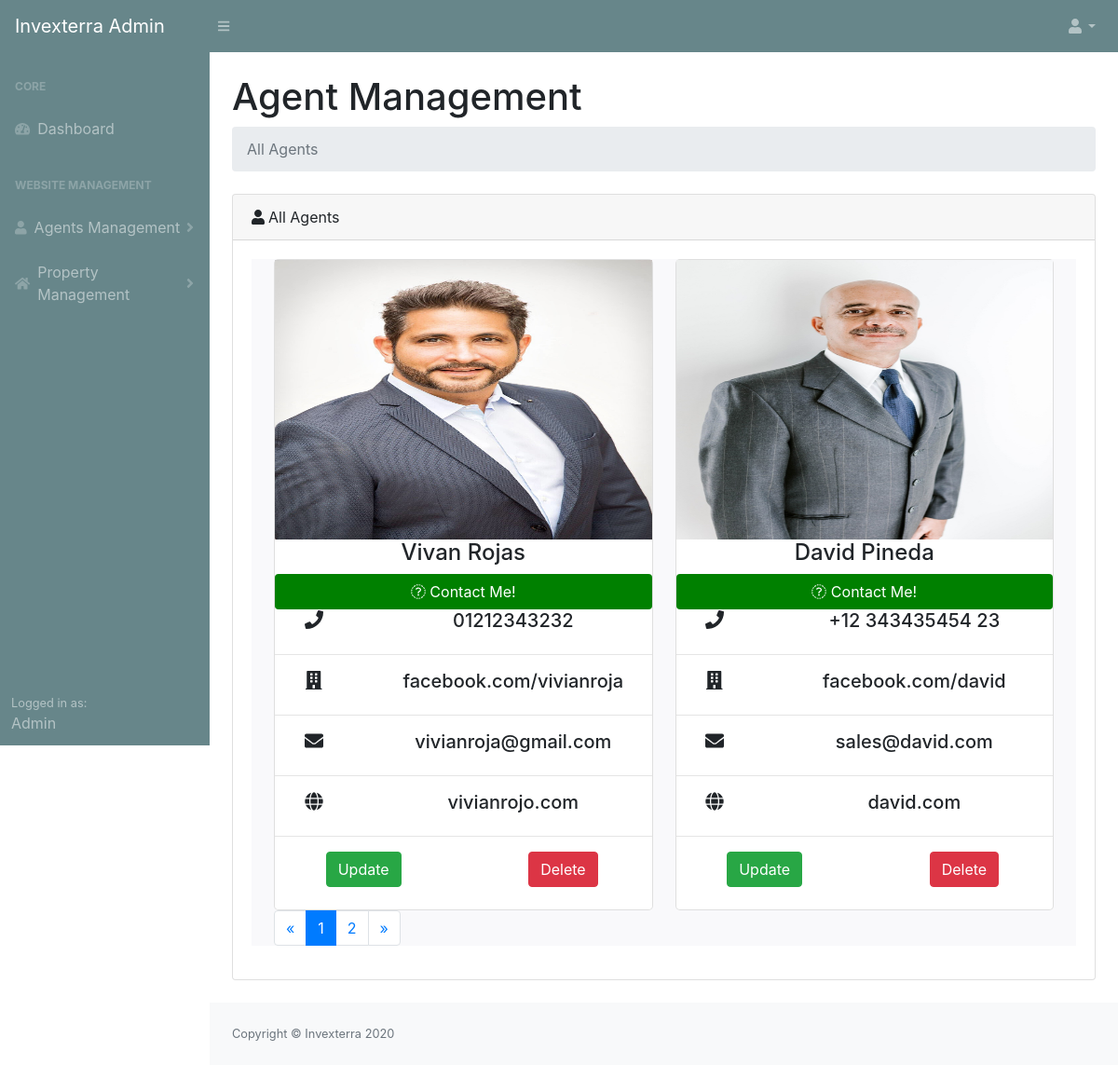
Page /allAgents/admin/ (signed in) on the committed database.
### app/models.py (models this page shows)
class Agent(models.Model):
    username = models.CharField(max_length=150, null=False)
    agentId = models.CharField(max_length=150, null=False)
    phone = models.CharField(max_length=150, null=False)
    address = models.TextField(null=False)
    email = models.EmailField(max_length=60, null=False)
    company = models.CharField(max_length=150, null=False)
    website = models.CharField(max_length=60, null=False)
    facebook = models.CharField(max_length=60, null=False)
    twitter = models.CharField(max_length=60, null=False)
    instagram = models.CharField(max_length=60, null=False)
    photo = models.ImageField(upload_to="blog_images", blank = True)

### app/views.py (the view)
# urls.py: url(r'^allAgents/admin/', views.allAgents, name="allAgents"),
def allAgents(request):
    if 'admin' in request.session:
        agents = Agent.objects.all().order_by('-id')
        page = request.GET.get('page', 1)
        paginator = Paginator(agents, 2)
        try:
            agents = paginator.page(page)
        except PageNotAnInteger:
            users = paginator.page(1)
        except EmptyPage:
            users = paginator.page(paginator.num_pages)
        return render(request, 'admin/allAgents.html',{'agents':agents})
    else:
        return redirect('admin')

### app/templates/admin/allAgents.html (shortened to what this page needs)
{% include "./includes/sidebar.html" %}
{% load static %}
<div id="layoutSidenav_content">
    <main>
        <div class="container-fluid">
            <h1 class="mt-4">Agent Management</h1>
            <ol class="breadcrumb mb-4">
                <li class="breadcrumb-item active">All Agents</li>
            </ol>
            <div class="card mb-4">
                <div class="card-header"><i class="fas fa-user mr-1"></i>All Agents</div>
                <div class="card-body">
                    <section class="section section-icons grey lighten-4 center" style="background-color: #f9f9fb;  text-align:center">
                        <div class="container">
                            <div class="row" >
                                {% for agent in agents %}
                                    <div class="col sm-12 col-md-6">
                                        <div class="card" style="border-radius:5px;">
                                            <img src="{{agent.photo.url}}" style="width: 100%; height: 300px;" alt="">
                                            <h4>{{agent.username}}</h4>
                                            <button class="btn text-white" style="background:green;"><i class="fa fa-whatsapp"></i>  Contact Me!</button>
                                            <div class="row" style="justify-items: center;">
                                                <div class="col-md-3">
                                                    <h5><i class="fa fa-phone"></i></h5>
                                                </div>
                                                <div class="col-md-9">
                                                    <h5>{{agent.phone}}</h5>
                                                </div>
                                            </div>
                                            <hr>
                                            <div class="row" style="justify-items: center;">
                                                <div class="col-md-3">
                                                    <h5><i class="fa fa-building"></i></h5>
                                                </div>
                                                <div class="col-md-9">
                                                    <h5>{{agent.facebook}}</h5>
                                                </div>
                                            </div>
                                            <hr>
                                            <div class="row" style="justify-items: center;">
                                                <div class="col-md-3">
                                                    <h5><i class="fa fa-envelope"></i></h5>
                                                </div>
                                                <div class="col-md-9">
                                                    <h5>{{agent.email}}</h5>
                                                </div>
                                            </div>
                                            <hr>
                                            <div class="row" style="justify-items: center;">
                                                <div class="col-md-3">
                                                    <h5><i class="fa fa-globe"></i></h5>
                                                </div>
                                                <div class="col-md-9">
                                                    <h5>{{agent.website}}</h5>
                                                </div>
                                            </div>
                                            <hr>
                                            <div class="row" style="justify-items: center;">
                                                <div class="col-md-6">
                                                    <a href="{% url 'updateAgent' id=agent.id %}" class="btn btn-success">Update</a>
                                                </div>
                                                <div class="col-md-6">
                                                    <a href="{% url 'deleteAgent' id=agent.id %}" class="btn btn-danger">Delete</a>
                                                </div>
                                            </div>
                                            <br>
                                        </div>
                                    </div>
                                {% endfor %}
                            </div>
                            {% if agents.has_other_pages %}
                            <ul class="pagination">
                                {% if agents.has_previous %}
                                <li class = "page-item"><a class = "page-link" href="?page={{ agents.previous_page_number }}">&laquo;</a></li>
                                {% else %}
                                <li class = "page-item" class="disabled"><span class = "page-link">&laquo;</span></li>
                                {% endif %}
                                {% for i in agents.paginator.page_range %}
                                {% if agents.number == i %}
                                <li  class="active page-item"><span class = "page-link">{{ i }} <span class="sr-only">(current)</span></span></li>
                                {% else %}
                                <li class = "page-item"><a class = "page-link" href="?page={{ i }}">{{ i }}</a></li>
                                {% endif %}
                                {% endfor %}
                                {% if agents.has_next %}
                                <li class = "page-item"><a class = "page-link" href="?page={{ agents.next_page_number }}">&raquo;</a></li>
                                {% else %}
                                <li class="disabled page-item"><span class = "page-link">&raquo;</span></li>
                                {% endif %}
                            </ul>
                            {% endif %}
                        </div>
                    </section>
                </div>
            </div>
        </div>
    </main>
    <footer class="py-4 bg-light mt-auto">
        <div class="container-fluid">
            <div class="d-flex align-items-center justify-content-between small">
                <div class="text-muted">Copyright &copy; Invexterra 2020</div>
            </div>
        </div>
    </footer>
</div>
</div>
</body>
</html>

### app/templates/admin/includes/sidebar.html (shortened to what this page needs)
<!DOCTYPE html>
<html lang="en">
<head>
    {% load static %}
    <link href="{% static 'dist/css/styles.css' %}" rel="stylesheet" />
    <link href="https://cdn.datatables.net/1.10.20/css/dataTables.bootstrap4.min.css" rel="stylesheet" />
</head>
<body class="sb-nav-fixed">
<nav class="sb-topnav navbar navbar-expand navbar-dark bg-dark">
    <a class="navbar-brand" href="{% url 'adminDashboard' %}">Invexterra Admin</a><button class="btn btn-link btn-sm order-1 order-lg-0" id="sidebarToggle" href="#"><i class="fas fa-bars"></i></button
>
    <ul class="navbar-nav ml-auto ml-md-0">
        <li class="nav-item dropdown">
            <a class="nav-link dropdown-toggle" id="userDropdown" href="#" role="button" data-toggle="dropdown" aria-haspopup="true" aria-expanded="false"><i class="fas fa-user fa-fw"></i></a>
        </li>
    </ul>
</nav>
<div id="layoutSidenav">
    <div id="layoutSidenav_nav">
        <nav class="sb-sidenav accordion sb-sidenav-dark" id="sidenavAccordion">
            <div class="sb-sidenav-menu">
                <div class="nav">
                    <div class="sb-sidenav-menu-heading">Core</div>
                    <a class="nav-link" href="{% url 'adminDashboard' %}"
                    ><div class="sb-nav-link-icon"><i class="fas fa-tachometer-alt"></i></div>
                        Dashboard</a
                    >
                    <div class="sb-sidenav-menu-heading">Website Management</div>
                    <a class="nav-link collapsed" href="#" data-toggle="collapse" data-target="#collapseLayouts" aria-expanded="false" aria-controls="collapseLayouts"
                    >
                        <div class="sb-nav-link-icon"><i class="fas fa-user"></i></div>
                        Agents Management
                        <div class="sb-sidenav-collapse-arrow"><i class="fas fa-angle-down"></i></div
                        ></a>
                    <a class="nav-link collapsed" href="#" data-toggle="collapse" data-target="#collapseLayouts2" aria-expanded="false" aria-controls="collapseLayouts2"
                    >
                        <div class="sb-nav-link-icon"><i class="fas fa-home"></i></div>
                        Property Management
                        <div class="sb-sidenav-collapse-arrow"><i class="fas fa-angle-down"></i></div
                        ></a>
                </div>
            </div>
            <div class="sb-sidenav-footer">
                <div class="small">Logged in as:</div>
                Admin
            </div>
        </nav>
    </div>

### app/templates/admin/includes/sidebar.html (style rules this page uses)
.bg-dark { background-color : RGB(103, 134, 138) !important; }
.sb-sidenav-dark { background-color : RGB(103, 134, 138) !important; }
.sb-sidenav-dark .sb-sidenav-footer { background-color : RGB(103, 134, 138) !important; }

### rows in the picture
Agent: photo (picture), username "Vivan Rojas", phone "01212343232", facebook "facebook.com/vivianroja", email "vivianroja@gmail.com", website "vivianrojo.com"
Agent: photo (picture), username "David Pineda", phone "+12 343435454 23", facebook "facebook.com/david", email "sales@david.com", website "david.com"

### other values in the picture
{{ i }} "1"
{{ i }} "2"
